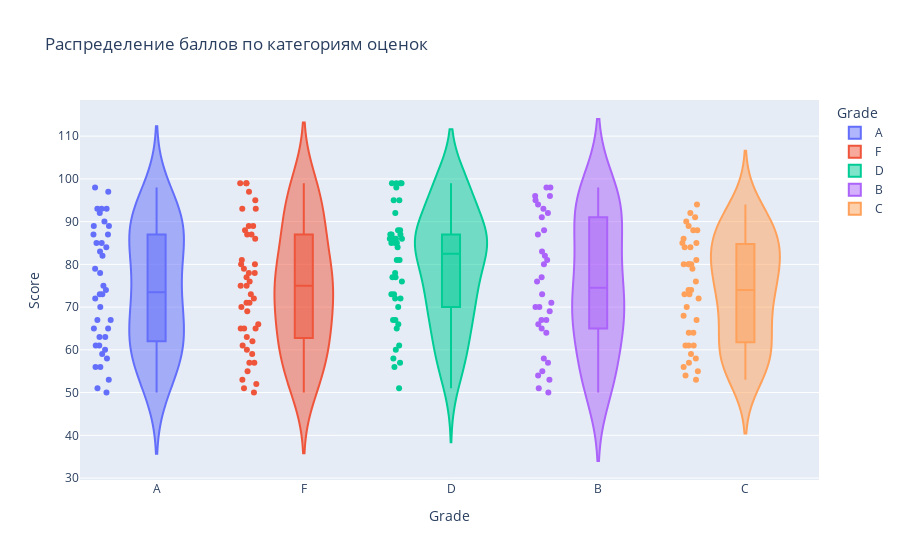

The cell this chart's notebook holds for it:
### Code cell
fig = px.violin(
    df_grades, 
    x='Grade', 
    y='Score', 
    box=True, 
    points='all', 
    color='Grade',
    title='Распределение баллов по категориям оценок'
)
fig.update_layout(
    xaxis_title='Grade',
    yaxis_title='Score'
)
fig.show()

### Figure 1 — Plotly figure (JSON) as saved in the notebook; plotly's stock layout.template omitted (floating-point values rounded to 4 significant figures)
{"data": [{"alignmentgroup": "True", "box": {"visible": true}, "hovertemplate": "Grade=%{x}<br>Score=%{y}<extra></extra>", "legendgroup": "A", "marker": {"color": "#636efa"}, "name": "A", "offsetgroup": "A", "orientation": "v", "points": "all", "scalegroup": "True", "showlegend": true, "type": "violin", "x": ["A", "A", "A", "A", "A", "A", "A", "A", "A", "A", "A", "A", "A", "A", "A", "A", "A", "A", "A", "A", "A", "A", "A", "A", "A", "A", "A", "A", "A", "A", "A", "A", "A", "A", "A", "A", "A", "A", "A", "A"], "x0": " ", "xaxis": "x", "y": [89, 72, 70, 79, 78, 61, 61, 73, 58, 74, 87, 92, 89, 83, 56, 73, 93, 63, 67, 75, 84, 67, 53, 50, 82, 63, 90, 85, 65, 93, 51, 87, 56, 65, 60, 97, 59, 98, 85, 93], "y0": " ", "yaxis": "y"}, {"alignmentgroup": "True", "box": {"visible": true}, "hovertemplate": "Grade=%{x}<br>Score=%{y}<extra></extra>", "legendgroup": "F", "marker": {"color": "#EF553B"}, "name": "F", "offsetgroup": "F", "orientation": "v", "points": "all", "scalegroup": "True", "showlegend": true, "type": "violin", "x": ["F", "F", "F", "F", "F", "F", "F", "F", "F", "F", "F", "F", "F", "F", "F", "F", "F", "F", "F", "F", "F", "F", "F", "F", "F", "F", "F", "F", "F", "F", "F", "F", "F", "F", "F", "F", "F", "F", "F", "F", "F", "F", "F", "F", "F"], "x0": " ", "xaxis": "x", "y": [50, 66, 76, 93, 73, 89, 69, 99, 70, 52, 77, 80, 87, 59, 57, 63, 71, 95, 61, 53, 51, 81, 60, 65, 57, 79, 71, 55, 72, 75, 62, 87, 99, 78, 86, 97, 93, 65, 65, 99, 75, 88, 89, 80, 78], "y0": " ", "yaxis": "y"}, {"alignmentgroup": "True", "box": {"visible": true}, "hovertemplate": "Grade=%{x}<br>Score=%{y}<extra></extra>", "legendgroup": "D", "marker": {"color": "#00cc96"}, "name": "D", "offsetgroup": "D", "orientation": "v", "points": "all", "scalegroup": "True", "showlegend": true, "type": "violin", "x": ["D", "D", "D", "D", "D", "D", "D", "D", "D", "D", "D", "D", "D", "D", "D", "D", "D", "D", "D", "D", "D", "D", "D", "D", "D", "D", "D", "D", "D", "D", "D", "D", "D", "D", "D", "D", "D", "D", "D", "D", "D", "D"], "x0": " ", "xaxis": "x", "y": [87, 86, 58, 99, 56, 67, 87, 86, 77, 57, 95, 99, 76, 86, 65, 78, 77, 81, 81, 95, 73, 70, 99, 85, 85, 72, 88, 60, 86, 92, 72, 87, 61, 85, 99, 66, 98, 51, 73, 88, 84, 67], "y0": " ", "yaxis": "y"}, {"alignmentgroup": "True", "box": {"visible": true}, "hovertemplate": "Grade=%{x}<br>Score=%{y}<extra></extra>", "legendgroup": "B", "marker": {"color": "#ab63fa"}, "name": "B", "offsetgroup": "B", "orientation": "v", "points": "all", "scalegroup": "True", "showlegend": true, "type": "violin", "x": ["B", "B", "B", "B", "B", "B", "B", "B", "B", "B", "B", "B", "B", "B", "B", "B", "B", "B", "B", "B", "B", "B", "B", "B", "B", "B", "B", "B", "B", "B", "B", "B", "B", "B"], "x0": " ", "xaxis": "x", "y": [98, 93, 70, 53, 69, 82, 57, 67, 67, 81, 80, 54, 77, 73, 98, 87, 51, 88, 66, 76, 71, 65, 95, 92, 96, 64, 58, 83, 94, 91, 55, 96, 50, 70], "y0": " ", "yaxis": "y"}, {"alignmentgroup": "True", "box": {"visible": true}, "hovertemplate": "Grade=%{x}<br>Score=%{y}<extra></extra>", "legendgroup": "C", "marker": {"color": "#FFA15A"}, "name": "C", "offsetgroup": "C", "orientation": "v", "points": "all", "scalegroup": "True", "showlegend": true, "type": "violin", "x": ["C", "C", "C", "C", "C", "C", "C", "C", "C", "C", "C", "C", "C", "C", "C", "C", "C", "C", "C", "C", "C", "C", "C", "C", "C", "C", "C", "C", "C", "C", "C", "C", "C", "C", "C", "C", "C", "C", "C"], "x0": " ", "xaxis": "x", "y": [76, 67, 80, 85, 90, 61, 79, 61, 64, 80, 84, 91, 80, 86, 57, 70, 92, 73, 54, 85, 89, 74, 72, 73, 59, 88, 88, 84, 94, 55, 81, 64, 68, 80, 58, 74, 61, 53, 56], "y0": " ", "yaxis": "y"}], "layout": {"legend": {"title": {"text": "Grade"}, "tracegroupgap": 0}, "title": {"text": "Распределение баллов по категориям оценок"}, "violinmode": "overlay", "xaxis": {"anchor": "y", "categoryarray": ["A", "F", "D", "B", "C"], "categoryorder": "array", "domain": [0, 1], "title": {"text": "Grade"}}, "yaxis": {"anchor": "x", "domain": [0, 1], "title": {"text": "Score"}}}}
